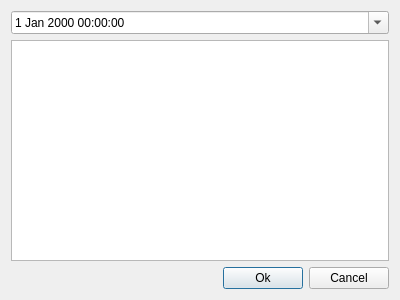
<?xml version="1.0" encoding="UTF-8"?>
<ui version="4.0">
 <class>CTDialogs</class>
 <widget class="QDialog" name="CTDialogs">
  <property name="geometry">
   <rect>
    <x>0</x>
    <y>0</y>
    <width>400</width>
    <height>300</height>
   </rect>
  </property>
  <property name="windowTitle">
   <string>Dialog</string>
  </property>
  <layout class="QVBoxLayout" name="verticalLayout">
   <item>
    <widget class="QDateTimeEdit" name="dateTimeEdit">
     <property name="calendarPopup">
      <bool>true</bool>
     </property>
    </widget>
   </item>
   <item>
    <widget class="QTextEdit" name="textEdit"/>
   </item>
   <item>
    <layout class="QHBoxLayout" name="horizontalLayout">
     <item>
      <spacer name="horizontalSpacer">
       <property name="orientation">
        <enum>Qt::Horizontal</enum>
       </property>
       <property name="sizeHint" stdset="0">
        <size>
         <width>40</width>
         <height>20</height>
        </size>
       </property>
      </spacer>
     </item>
     <item>
      <widget class="QPushButton" name="okButton">
       <property name="text">
        <string>Ok</string>
       </property>
      </widget>
     </item>
     <item>
      <widget class="QPushButton" name="cancelButton">
       <property name="text">
        <string>Cancel</string>
       </property>
      </widget>
     </item>
    </layout>
   </item>
  </layout>
 </widget>
 <resources/>
 <connections/>
</ui>
